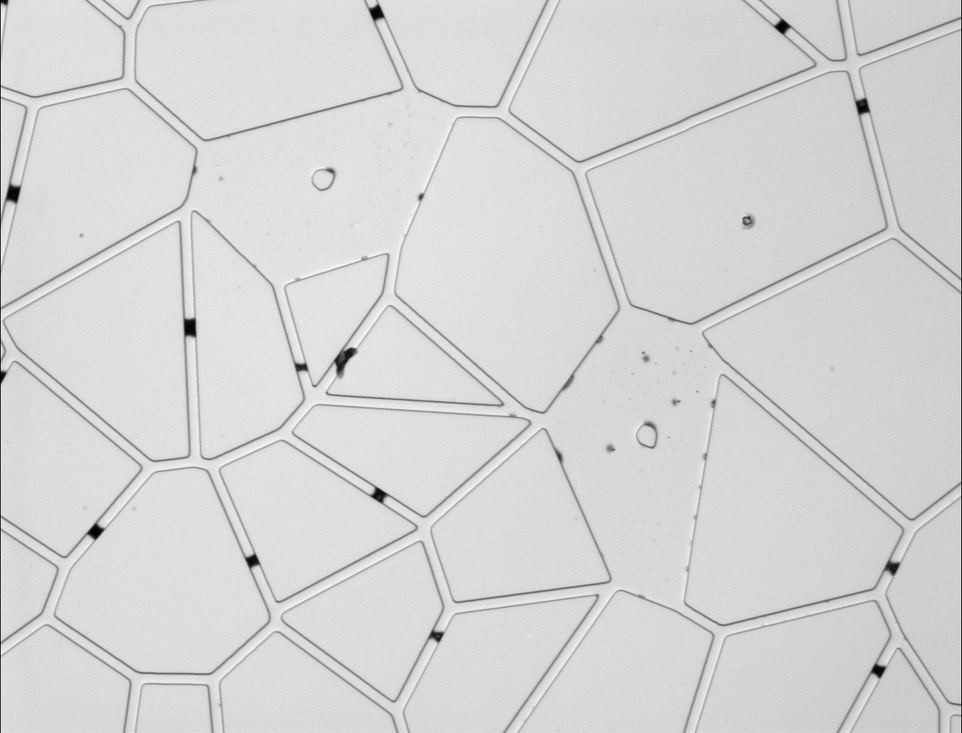
#> input picture OilFilled/10X 2. Oil Filled - Position 1.tif, 962 x 733 px, shrunk from 1344 x 1024 before the run; its folder holds only this picture in this run
$ python 'ConClass - ImageAnalysis.py'
#> lines starting #> are read from the running program, lines starting #| are printed output that depends on the picture; after the words box and inside, x2 and y2 are one past the last pixel; in counts of white or black regions, pixels touching at a corner belong together
###############################################
# Name: Taylor Murphy
# Image Analysis Controller Class
###############################################
from PIL import Image
import os
import cv2

#Start IAController ###########################################################
class IAController:

    #Class Variables ##########################################################
    rawDataDir = ""                 #name for folder in which all original raw images will be kept.
    binDataDir = ""                 #name for folder in which all resulting binary images will be saved.

    rawImageNames = []              #list to hold all raw image names
    binImages = []                  #list to hold all binary images
    binImageNames = []              #list to hold all binary image names
    imageData = []                  #list of tuples containing pixel data for each image
    ###########################################################################

    def __init__(self):                                             #This constructor will be overloaded to allow the GUI to pass directories
        #print("Initialized!")
        self.rawDataDir = "OilFilled"
        self.binDataDir = "BINARIES"

        if not os.path.exists(self.binDataDir):                     #if binDataDir does not exist, create it
            os.makedirs(self.binDataDir)

        self.rawImageNames = os.listdir(self.rawDataDir)            #get list of all image names in binDataDir
        #print('\n'.join(self.rawImageNames))

    def ImageConverter(self):
        os.chdir(self.rawDataDir)                                   #changing directory to rawDataDir

        for i in range(len(self.rawImageNames)):
            self.rawDataDir = cv2.imread(self.rawImageNames[i], 0)
#> self.rawDataDir is the input picture: shape (733, 962); min 0, max 251, mean 213.5
            self.rawDataDir = cv2.GaussianBlur(self.rawDataDir , (9, 9), -10)
            self.rawDataDir = cv2.adaptiveThreshold(self.rawDataDir, 255, cv2.ADAPTIVE_THRESH_GAUSSIAN_C, cv2.THRESH_BINARY, 11, 1)
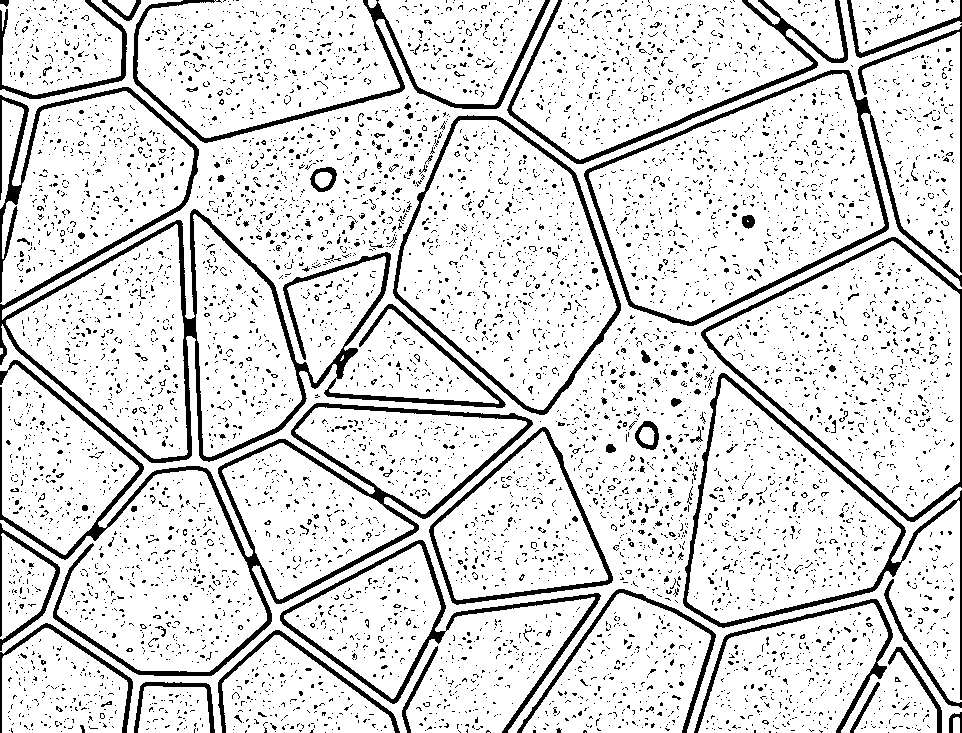
#> self.rawDataDir: shape (733, 962); 86.1% white; 6873 black regions (6701 under 20 px), largest, box (x1, y1, x2, y2) and area: (0, 87, 506, 463) 12945, (0, 360, 533, 676) 9533, (584, 70, 962, 326) 4712
            self.binImages.append(self.rawDataDir)                  #adding new binary image to binImages list

        os.chdir('..')                                              #backing out of rawDataDir
        os.chdir(self.binDataDir)                                   #change directories to binDataDir

        for i in range(len(self.binImages)):                        #save all binary images in binDataDir
            self.rawDataDir = self.binImages[i]
            cv2.imwrite(self.rawImageNames[i] + ' BIN.png', self.rawDataDir)

        os.chdir('..')                                              #backing out of binDataDir

    def PixelCounter(self):
        self.binImageNames = os.listdir(self.binDataDir)
        os.chdir(self.binDataDir)                                   #change directories to binDataDir

        Bpixels = 0                                                 #integer to hold number of black pixels
        Wpixels = 0                                                 #integer to hold number of white pixels

        for i in range(len(self.binImageNames)):

            im = Image.open(self.binImageNames[i])
            print(self.binImageNames[i])

            PixList = im.getcolors()
#> PixList = [(98033, 0), (607113, 255)]
            #print(PixList)

            for pixel in PixList:

                if pixel[1] == 0:
                    Bpixels = pixel[0]
                    print ("Black: ", Bpixels)

                elif pixel[1] == 255:
                    Wpixels = pixel[0]
                    print ("White: ", Wpixels)

                else:
                    print ("Non B/W Pixel detected!!")
#> this loop made 2 passes
#> (pixel, Bpixels) on pass 1: ((98033, 0), 98033)
#> (pixel, Wpixels) on pass 2: ((607113, 255), 607113)
#| Black:  98033
#| White:  607113

        os.chdir('..')                                              #backing out of binDataDir

    def Stitcher(self):
        return 0

#End IAController #############################################################


#Start Tester #################################################################

experiment = IAController()
experiment.ImageConverter()
experiment.PixelCounter()
experiment.Stitcher()


#End Tester ###################################################################

$ run again, on OilFilled/10X 2. Oil Filled - Position 5.tif
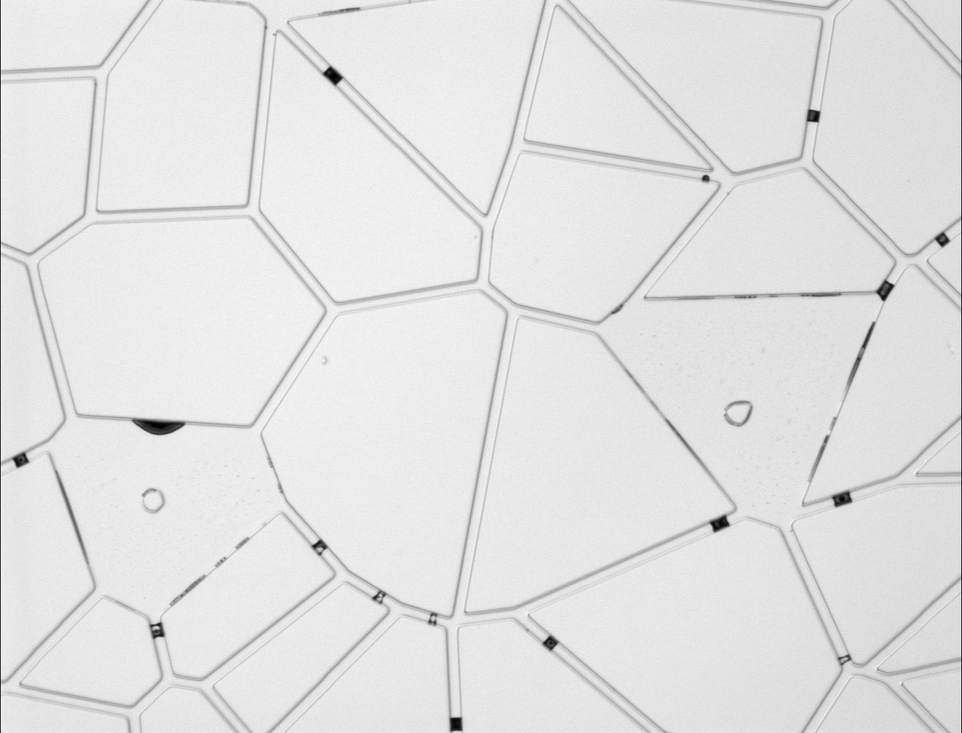
#> input picture OilFilled/10X 2. Oil Filled - Position 5.tif, 962 x 733 px, shrunk from 1344 x 1024 before the run
#> in ImageConverter, self.rawDataDir is the input picture: shape (733, 962); min 0, max 255, mean 226.4
#> in ImageConverter, `self.rawDataDir = cv2.adaptiveThreshold(self.rawDataDir, 255, cv2.ADAP..`:
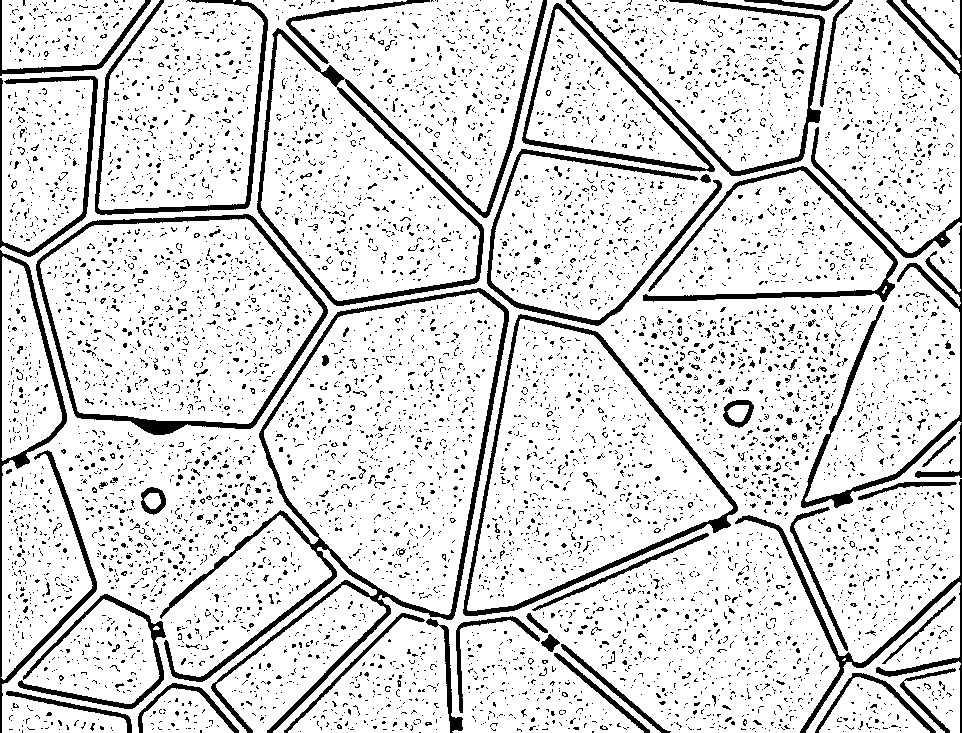
#> self.rawDataDir: shape (733, 962); 85.6% white; 7247 black regions (7050 under 20 px), largest, box (x1, y1, x2, y2) and area: (160, 288, 509, 733) 8269, (257, 0, 547, 306) 5655, (463, 314, 738, 616) 4196
#> PixList = [(101763, 0), (603383, 255)]
#> the loop in PixelCounter, `for pixel in PixList: ` made 2 passes
#> (pixel, Bpixels) on pass 1: ((101763, 0), 101763)
#> (printed output is left out)

$ run again, on OilFilled/10X 2. Oil Filled - Position 6.tif
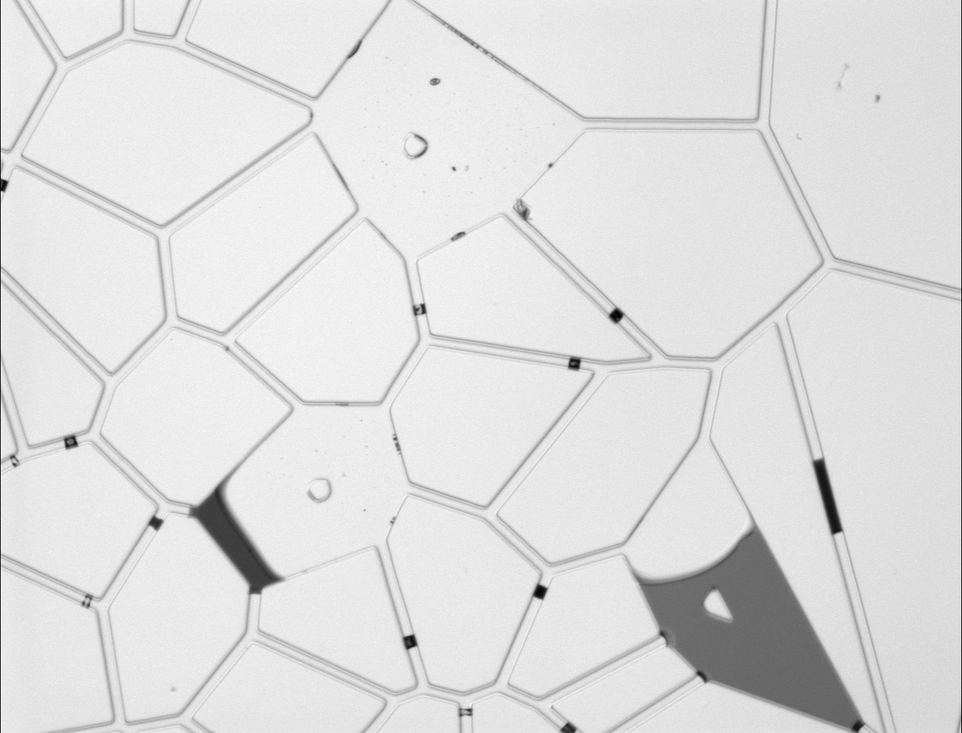
#> input picture OilFilled/10X 2. Oil Filled - Position 6.tif, 962 x 733 px, shrunk from 1344 x 1024 before the run
#> in ImageConverter, self.rawDataDir is the input picture: shape (733, 962); min 0, max 255, mean 222.6
#> in ImageConverter, `self.rawDataDir = cv2.adaptiveThreshold(self.rawDataDir, 255, cv2.ADAP..`:
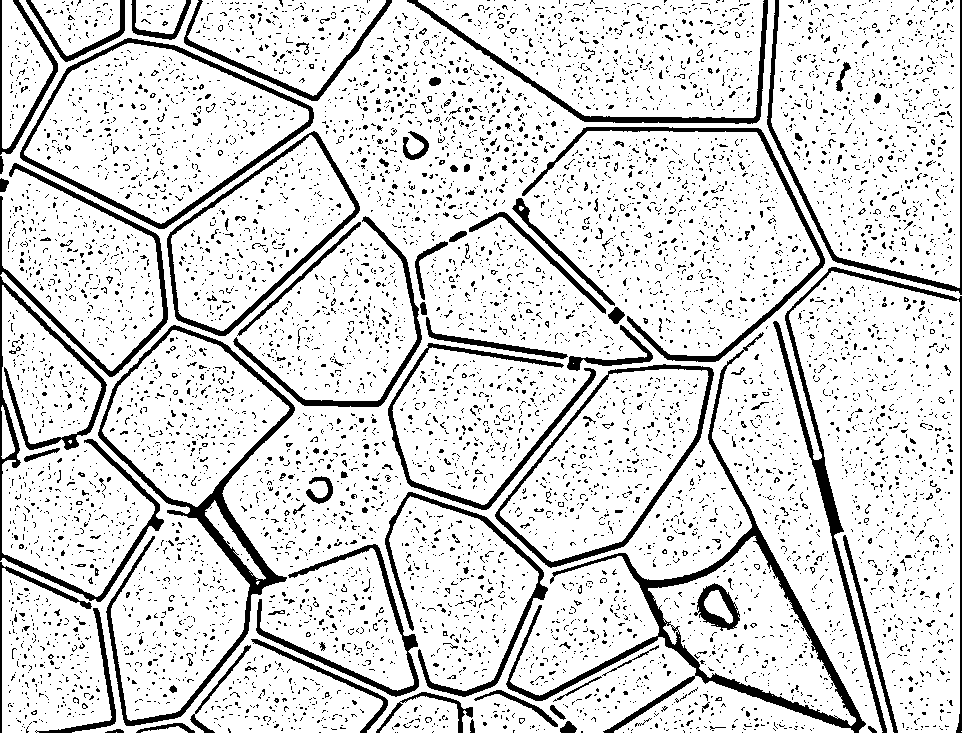
#> self.rawDataDir: shape (733, 962); 85% white; 7324 black regions (7126 under 20 px), largest, box (x1, y1, x2, y2) and area: (506, 332, 866, 733) 8081, (98, 325, 295, 726) 6577, (773, 267, 962, 733) 4855
#> PixList = [(105644, 0), (599502, 255)]
#> the loop in PixelCounter, `for pixel in PixList: ` made 2 passes
#> (pixel, Bpixels) on pass 1: ((105644, 0), 105644)
#> (printed output is left out)

$ run again, on OilFilled/10X 2. Oil Filled - Position 7.tif
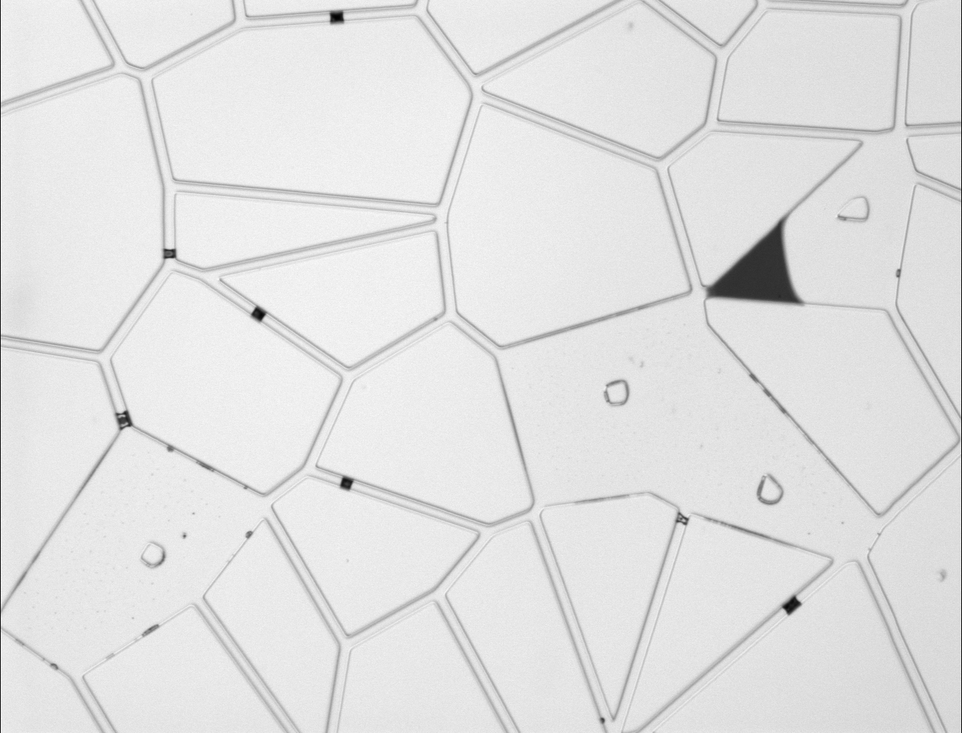
#> input picture OilFilled/10X 2. Oil Filled - Position 7.tif, 962 x 733 px, shrunk from 1344 x 1024 before the run
#> in ImageConverter, self.rawDataDir is the input picture: shape (733, 962); min 1, max 255, mean 225.4
#> in ImageConverter, `self.rawDataDir = cv2.adaptiveThreshold(self.rawDataDir, 255, cv2.ADAP..`:
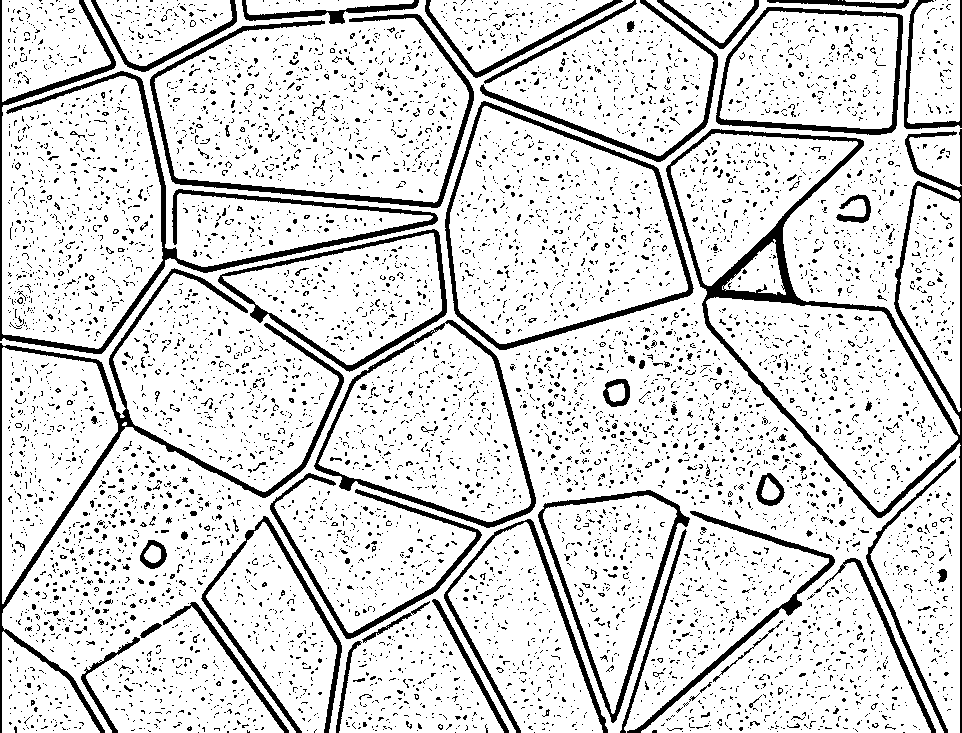
#> self.rawDataDir: shape (733, 962); 85% white; 7242 black regions (7029 under 20 px), largest, box (x1, y1, x2, y2) and area: (666, 129, 962, 733) 10042, (0, 0, 438, 354) 7088, (0, 268, 344, 733) 6452
#> PixList = [(105783, 0), (599363, 255)]
#> the loop in PixelCounter, `for pixel in PixList: ` made 2 passes
#> (pixel, Bpixels) on pass 1: ((105783, 0), 105783)
#> (printed output is left out)

$ run again, on OilFilled/10X 2. Oil Filled - Position 2.tif
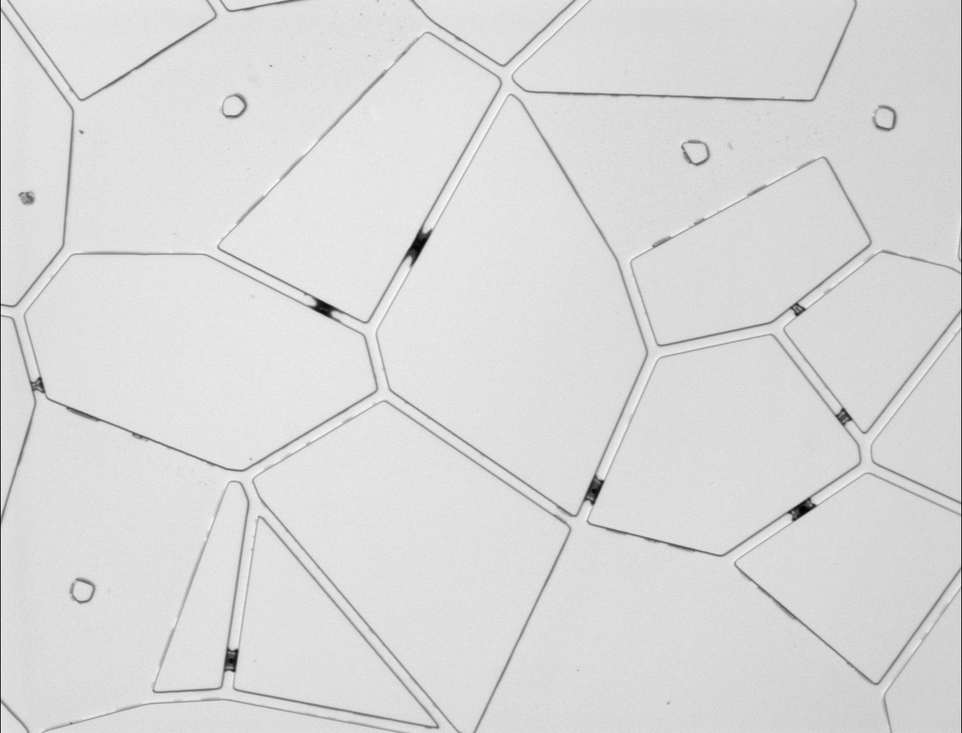
#> input picture OilFilled/10X 2. Oil Filled - Position 2.tif, 962 x 733 px, shrunk from 1344 x 1024 before the run
#> in ImageConverter, self.rawDataDir is the input picture: shape (733, 962); min 1, max 251, mean 217.9
#> in ImageConverter, `self.rawDataDir = cv2.adaptiveThreshold(self.rawDataDir, 255, cv2.ADAP..`:
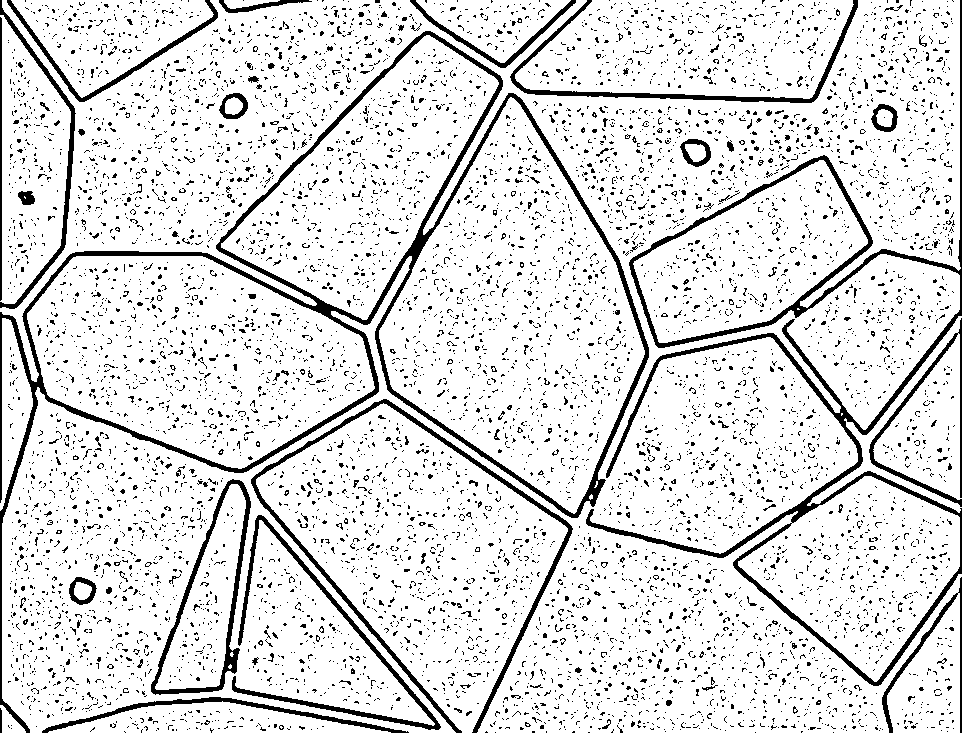
#> self.rawDataDir: shape (733, 962); 87.8% white; 7662 black regions (7493 under 20 px), largest, box (x1, y1, x2, y2) and area: (0, 31, 649, 733) 14534, (586, 0, 962, 686) 11610, (251, 399, 573, 733) 4092
#> PixList = [(86335, 0), (618811, 255)]
#> the loop in PixelCounter, `for pixel in PixList: ` made 2 passes
#> (pixel, Bpixels) on pass 1: ((86335, 0), 86335)
#> (printed output is left out)
